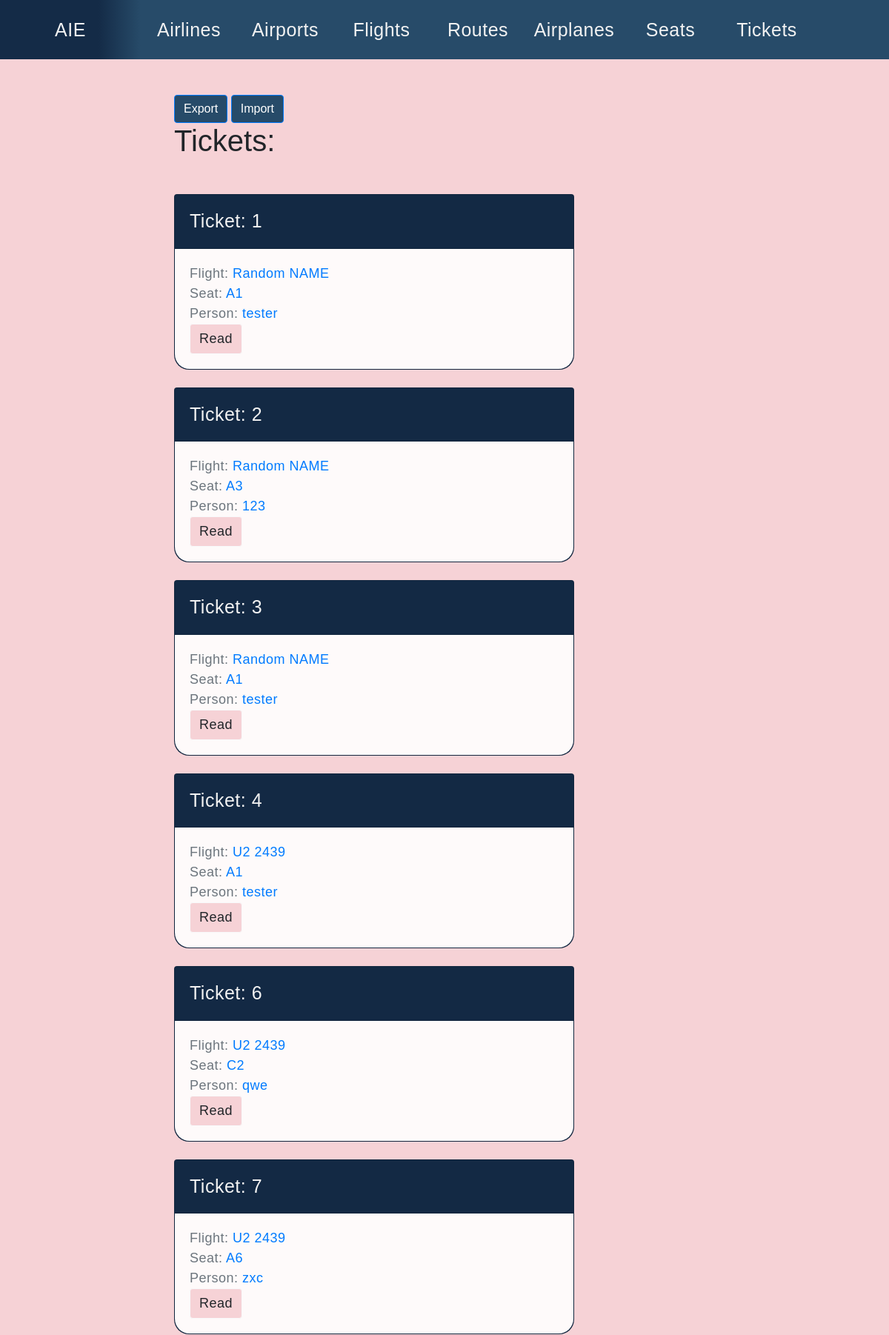
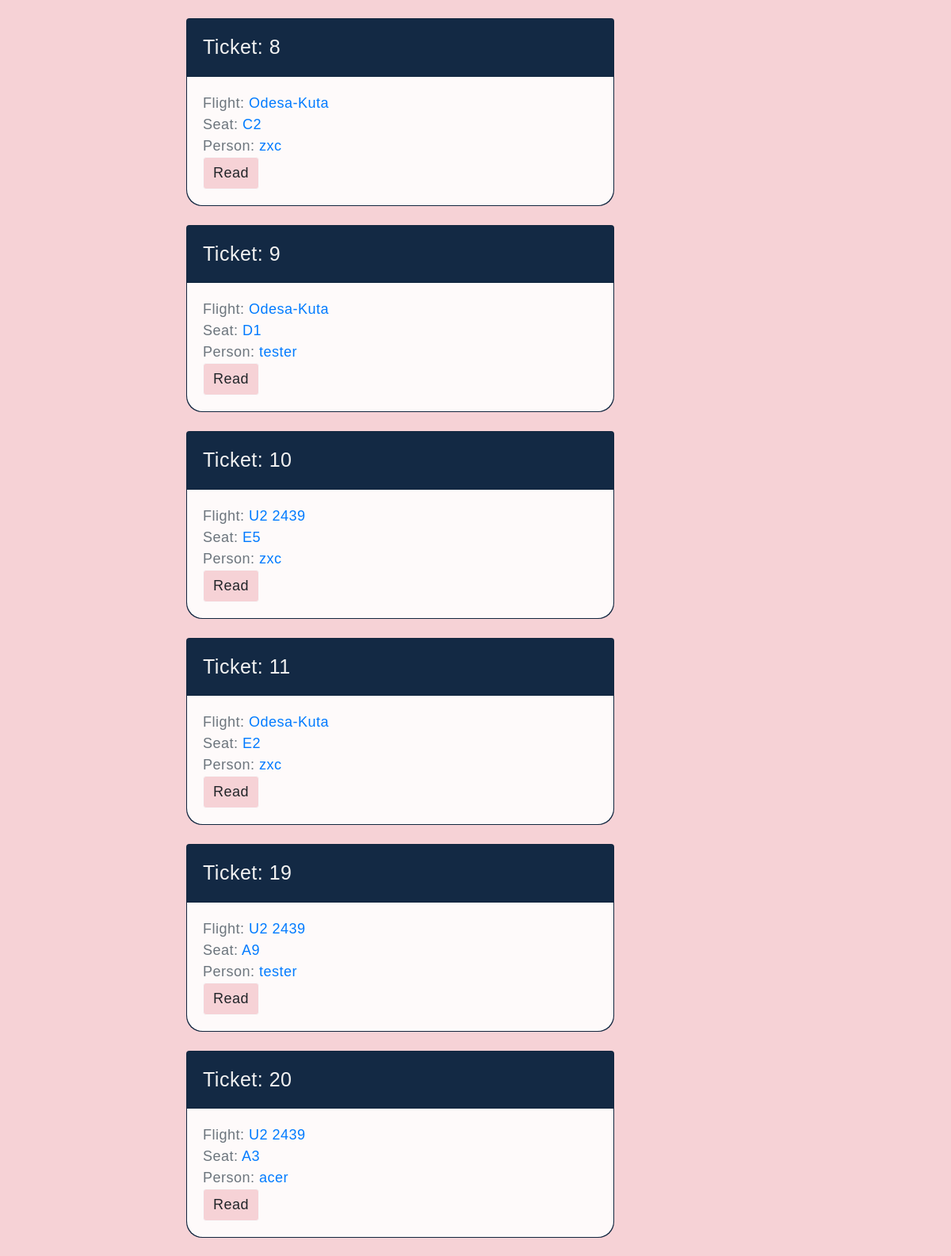
Page /airtickets/tickets/ (upper part) on the committed database (2 pictures, top to bottom).
### airtickets/models.py (models this page shows, shortened)
class Ticket(models.Model):
    name = models.TextField(max_length=100, blank=True)
    flight = models.ForeignKey(Flight, on_delete=models.CASCADE, related_name='tickets')
    person = models.ForeignKey(User, on_delete=models.CASCADE, related_name='tickets')
    seat = models.ForeignKey(Seat, on_delete=models.CASCADE, related_name='tickets')
    slug = models.SlugField(max_length=100, unique=True, blank=True)
    def get_absolute_url(self):
        return reverse('ticket_detail_url', kwargs={'slug': self.slug})

class Flight(models.Model):
    name = models.CharField(max_length=50, db_index=True)
    airplane = models.ForeignKey(Airplane, on_delete=models.CASCADE, related_name='flights')
    route = models.ForeignKey(Route, on_delete=models.CASCADE, related_name='flights')
    departureDateTime = models.DateTimeField()
    price = models.FloatField()
    duration = models.TimeField()
    slug = models.SlugField(max_length=100, unique=True, blank=True)
    def get_absolute_url(self):
        return reverse('flight_detail_url', kwargs={'slug': self.slug})

class Seat(models.Model):
    name = models.CharField(max_length=5, db_index=True)
    airplane = models.ForeignKey(Airplane, on_delete=models.CASCADE, related_name='seats')
    slug = models.SlugField(max_length=50, unique=True, blank=True)
    def get_absolute_url(self):
        return reverse('seat_detail_url', kwargs={'slug': self.slug})

### airtickets/views.py (the view)
# urls.py: path('tickets/', tickets_list, name='tickets_list_url'),
def tickets_list(request):
    tickets = Ticket.objects.all()
    return render(request, 'airtickets/tickets_list.html', context={'tickets': tickets})

### airtickets/templates/airtickets/tickets_list.html (shortened to what this page needs)
{% extends 'airtickets/base_airtickets.html' %}
{% block content %}
	<a href="{% url 'export_tickets_url' %}" class="btn btn-primary" style="background: #274b69"> Export </a>
    <a href="{% url 'import_tickets_url' %}" class="btn btn-primary" style="background: #274b69"> Import </a>
    <h1 class="mb-5">Tickets:</h1>
    {% for ticket in tickets %}
        {% include 'airtickets/includes/ticket_card_template.html' %}
    {% endfor %}
{% endblock %}

### airtickets/templates/airtickets/includes/ticket_card_template.html
<div class="card mb-4"
     style="background: #142b47;
            font-size: 18px;
            color: #f2f2f2;
            font-family: sans-serif;
            letter-spacing:0.5px;
            border-bottom-left-radius: 20px;
            border-bottom-right-radius: 20px;">
    <div class="card-header">
        <p style="font-size: 25px;"> Ticket: {{ ticket.name }} </p>
    </div>
    <div class="card-body"
         style="background: #fefafa;
                border-bottom-left-radius: 20px;
                border-bottom-right-radius: 20px;">
        <div class="text-muted">
            Flight: <a href="{{ ticket.flight.get_absolute_url }}">{{ ticket.flight.name }}</a>
        </div>
        <div class="text-muted">
            Seat: <a href="{{ ticket.seat.get_absolute_url }}">{{ ticket.seat.name }}</a>
        </div>
        <div class="text-muted">
            Person: <a href="{% url 'detail_user_url' id=ticket.person.id %}">{{ ticket.person.username }}</a>
        </div>
        <a href="{{ ticket.get_absolute_url }}"
           class="btn btn-light"
           style="font-size: 18px;
                  background: #f6d2d6;
                  font-family: sans-serif;
                  letter-spacing:0.5px;">Read</a>
    </div>
</div>

### static/css/styles.css (style rules this page uses)
body { background-image: url(/static/images/back.jpg) }

### templates/base.html (style rules this page uses)
.admin-panel a,p { display: block; margin: 5px 0; }
body { background: #f6d2d6 url(/static/images/bg_palitra.png) no-repeat; background-attachment:fixed; background-size: contain; background-position:190px; }

### rows in the picture
Ticket: name "1", flight.name "Random NAME", seat.name "A1", person.username "tester"
Ticket: name "2", flight.name "Random NAME", seat.name "A3", person.username "123"
Ticket: name "3", flight.name "Random NAME", seat.name "A1", person.username "tester"
Ticket: name "4", flight.name "U2 2439", seat.name "A1", person.username "tester"
Ticket: name "6", flight.name "U2 2439", seat.name "C2", person.username "qwe"
Ticket: name "7", flight.name "U2 2439", seat.name "A6", person.username "zxc"
Ticket: name "8", flight.name "Odesa-Kuta", seat.name "C2", person.username "zxc"
Ticket: name "9", flight.name "Odesa-Kuta", seat.name "D1", person.username "tester"
Ticket: name "10", flight.name "U2 2439", seat.name "E5", person.username "zxc"
Ticket: name "11", flight.name "Odesa-Kuta", seat.name "E2", person.username "zxc"
Ticket: name "19", flight.name "U2 2439", seat.name "A9", person.username "tester"
Ticket: name "20", flight.name "U2 2439", seat.name "A3", person.username "acer"
